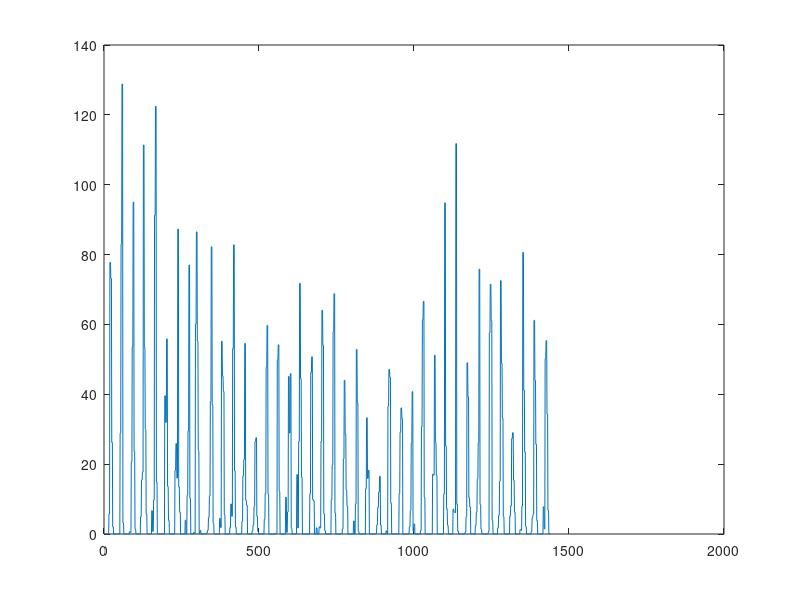

MATLAB code to generate this figure:
%% Task A
load proj18.mat
rain_org_EG = getfield(ElGeneina,'rain_org'); %actual rain data
rain_org_t_EG = getfield(ElGeneina,'rain_org_t');
rain_EG = getfield(ElGeneina,'rain');
u = rain_org_EG(1:end);


%%
a1 = -0.5;
A = (-a1);
Re = 1.5; % State noise variance - CHANGE: The higher V1 -> higher variance in result
Rw = 0; % Measure variance - CHANGE: The higher V2-> lower variance in result
N = length(u);
% Vector to store values in
Zsave=zeros(3,N);
Ysave=zeros(1,N);
Rxxt = 1; 
Xtt = zeros(3,1);
C = [1 1 1];
Ryyt = C*Rxxt*C' + Rw;
% Kalman filter. Start from k=3, since we need old values of y.

for k=1:N
    for i = 1:3
        xtt = Xtt(1,1);
        Rxx = Rxxt;
        xtt1 = A*xtt;
        Kt = Ryyt\(Rxxt*C');
        Rxxt = A*Rxx*A' + Re;
        Ryyt = C*Rxxt*C' + Rw;
        Xtt(i,1) = xtt1;
    end
  xtt = Xtt+Kt*(u(k)-C*Xtt);
  xtt(xtt<0) = 0;
  % Save state
  Xsave(:,k)= xtt;
  Usave(k) = C*xtt;
end

% Zsave = Zsave(:);
plot(Xsave(:))

sum(rain_org_EG)
sum(Xsave(:))
rain_Kalman = Xsave(:);

% QUESTIONS: 
% DO WE TAKE AWAY THE MA(12) PART ASWELL, WHY ONLY AR(1)?
% IF WE TAKE THE SQRT DOES THE EQUALITY HOLD, Y = X1 + X2 + X3?